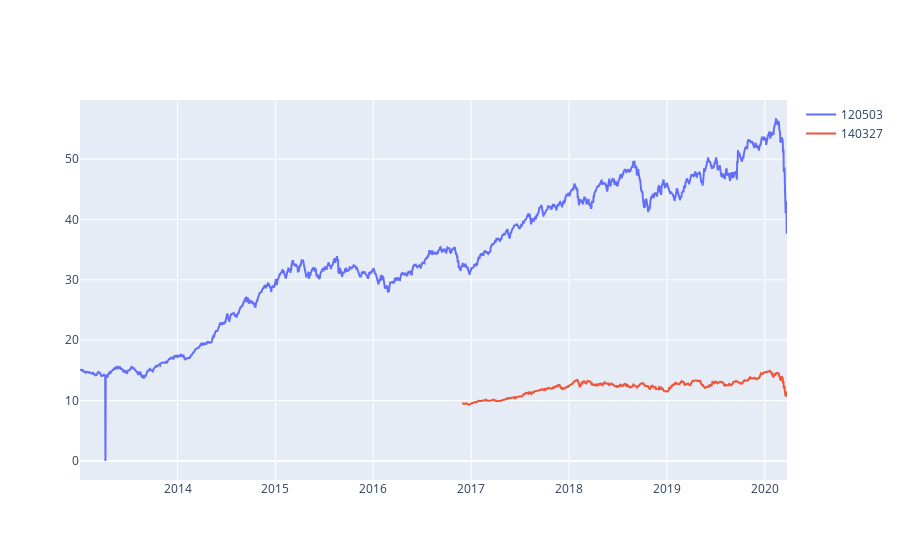

The notebook cell this image was saved under:
### Code cell
### Historical NAV
nav = obj.get_historical_nav(codes = schemes.index.tolist())
fig = make_subplots(rows = 1, cols = 1)
for col in nav.columns.tolist():
    fig.add_trace(go.Scatter(x=nav.index, y=nav[col], name=col),row = 1, col = 1)

fig.show()

### Figure 1 — Plotly figure (JSON) as saved in the notebook; plotly's stock layout.template omitted (floating-point values rounded to 4 significant figures; data arrays with more than 128 entries replaced by an {"elided": "..."} marker saying what was removed)
{"data": [{"name": "120503", "type": "scatter", "x": {"elided": "2639 str values"}, "xaxis": "x", "y": {"elided": "2639 float values"}, "yaxis": "y"}, {"name": "140327", "type": "scatter", "x": {"elided": "2639 str values"}, "xaxis": "x", "y": {"elided": "2639 float values"}, "yaxis": "y"}], "layout": {"xaxis": {"anchor": "y", "domain": [0, 1]}, "yaxis": {"anchor": "x", "domain": [0, 1]}}}
